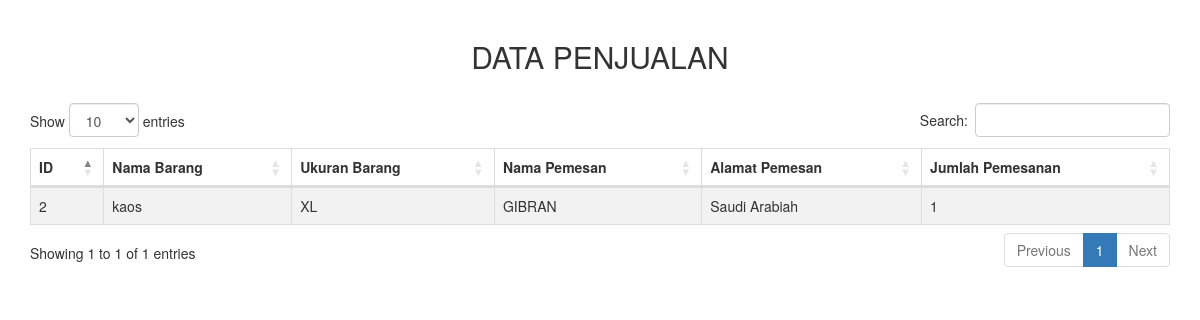
Page /pembeli/2/ on the earlier database version.
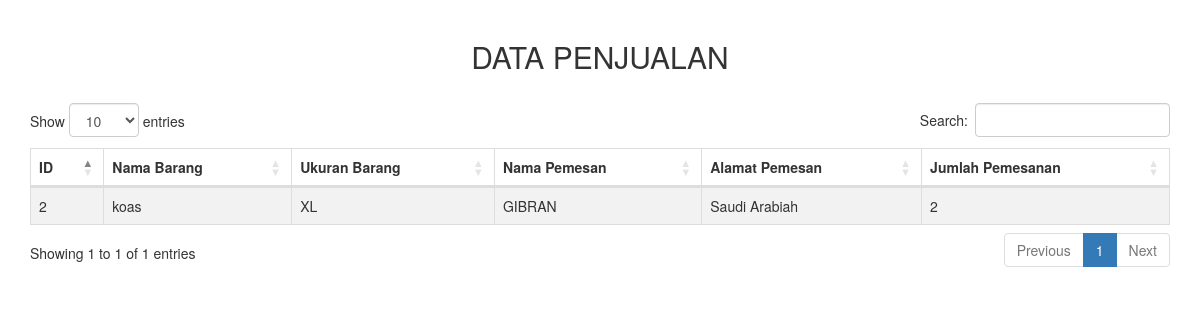
Same page on the later database version.
### pembeli/models.py (models this page shows)
class Online(models.Model):
    nomor_id = models.CharField(max_length =5, null=True,blank=False)
    nama_barang = models.CharField(max_length=240, null=True,blank=False)
    ukuran_barang = models.CharField(max_length=6, null=True,blank=False)
    nama_pemesan = models.CharField(max_length=100, null=True,blank=False)
    alamat_pemesan = models.CharField(max_length=100, null=True,blank=False)
    jumlah_pemesanan = models.IntegerField(null=True,blank=False)

### pembeli/views.py (the view)
# urls.py: path('<id>/', views.detail),
def detail(req, id):
    task = models.Online.objects.filter(pk=id).first()
    return render(req, 'pembeli/detail.html',
    { 'data' : task,
    })

### pembeli/templates/pembeli/detail.html (shortened to what this page needs)
<!DOCTYPE html>
<html lang="en">
<head>
    <link rel="stylesheet" type="text/css" href="https://maxcdn.bootstrapcdn.com/bootstrap/3.3.7/css/bootstrap.min.css">
    <link rel="stylesheet" type="text/css" href="https://cdn.datatables.net/1.10.16/css/dataTables.bootstrap4.min.css">
</head>
<body>
    <div class="container" style="margin-top: 20px">
        <div class="row">
            <div class="col-md-12">
                <h2 style="text-align: center;margin-bottom: 30px">DATA PENJUALAN</h2>
                <table id="table_id" class="table table-striped table-bordered" cellspacing="0" width="100%">
                    <thead>
                        <tr>
                            <th>ID</th>
                            <th>Nama Barang</th>
                            <th>Ukuran Barang</th>
                            <th>Nama Pemesan</th>
                            <th>Alamat Pemesan</th>
                            <th>Jumlah Pemesanan</th>
                        </tr>
                    </thead>
                    <tbody>
                        <tr>
                            <td>{{data.id}}</td>
                            <td>{{data.nama_barang}}</td>
                            <td>{{data.ukuran_barang}}</td>
                            <td>{{data.nama_pemesan}}</td>
                            <td>{{data.alamat_pemesan}}</td>
                            <td>{{data.jumlah_pemesanan}}</td>
                        </tr>
                    </tbody>
                </table>
            </div>
        </div>
    </div>
</body>
</html>

Differences in the rows shown:
changed Online "XL": nama_barang "kaos" → "koas"; jumlah_pemesanan "1" → "2"
